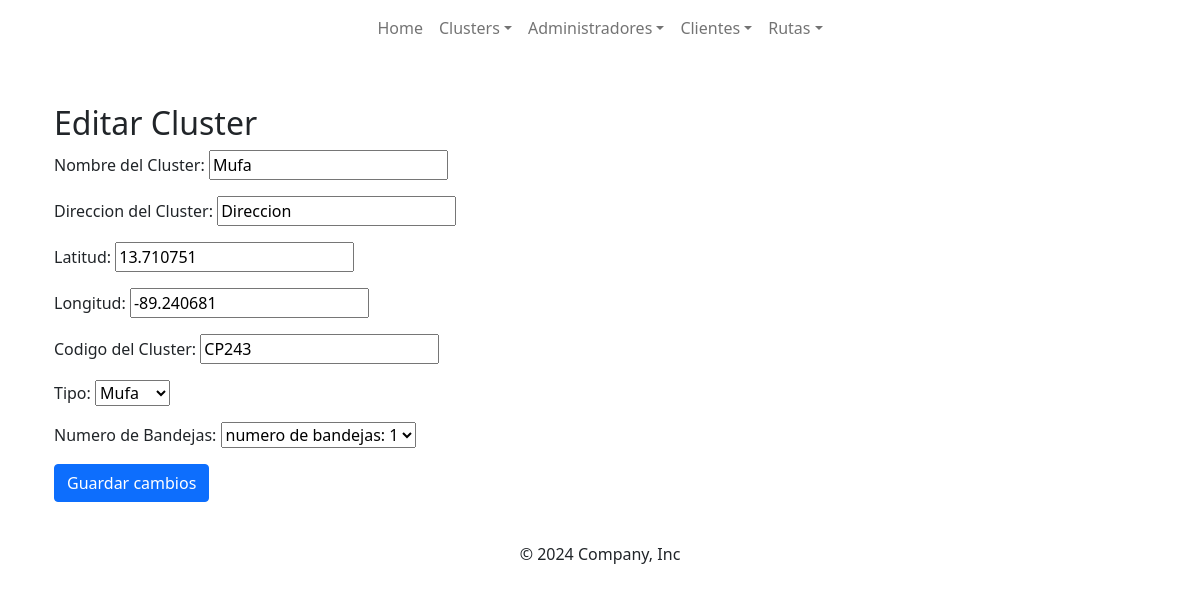
/map/view_clusters/edit_cluster/32/, run on the app's committed database.
### map/models.py (models this page shows, shortened)
class Cluster(models.Model):
    TIPO_CHOICES = [
        ('mufa', 'Mufa'),
        ('nap', 'NAP'),
        ('cliente','Cliente'),
    ]
    BANDEJAS_CHOICES = [
        (1, 'numero de bandejas: 1'),
        (2, 'numero de bandejas: 2'),
        (3, 'numero de bandejas: 3'),
        (4, 'numero de bandejas: 4'),
        (5, 'numero de bandejas: 5'),
        (6, 'numero de bandejas: 6'),
    ]
    FUSIONES_CHOICES = [
        (6,'6 fusiones'),
        (12,'12 fusiones'),
        (24,'24 fusiones'),
        (48,'48 fusiones'),
    ]
    name = models.CharField(max_length = 250, verbose_name = 'Nombre del Cluster')
    addres = models.CharField(max_length = 250, verbose_name = 'Direccion del Cluster')
    lat = models.FloatField(verbose_name = 'Latitud')
    Ing = models.FloatField(verbose_name = 'Longitud')
    c_cluster = models.CharField(max_length = 10, verbose_name = 'Codigo del Cluster', null=False, blank=False)
    tipo = models.CharField(
        max_length = 20,
        choices = TIPO_CHOICES,
        default = 'horizontal',
        verbose_name = 'Tipo'
    )
    n_bandejas = models.IntegerField(
        choices = BANDEJAS_CHOICES,
        default = 1,
        verbose_name = 'Numero de Bandejas'
    )
    n_fusiones = models.IntegerField(
        choices = FUSIONES_CHOICES,
        default = 1,
        verbose_name = 'Numero de Fusiones'
    )
    class Meta:
        verbose_name = 'Cluster'
        verbose_name_plural = 'Clusters'
        ordering = ['id']

### map/views.py (the view)
# urls.py: path('view_clusters/edit_cluster/<int:cluster_id>/', edit_cluster, name='edit_cluster'),
def edit_cluster(request, cluster_id):
    cluster = get_object_or_404(Cluster, id=cluster_id)
    form = ClusterForm(request.POST or None, instance=cluster)
    if request.method == 'POST':
        if form.is_valid():
            print(form.cleaned_data)
            form.save()
            return redirect('map:view_clusters')
    context = {'form': form, 'cluster': cluster}
    return render(request, 'edit_cluster.html', context)

### map/forms.py
class ClusterForm(forms.ModelForm):
    class Meta:
        model = Cluster
        fields = ['name', 'addres', 'lat', 'Ing','c_cluster','tipo','n_bandejas']

### templates/edit_cluster.html (shortened to what this page needs)
{% extends "template.html" %}
{% block content %}
    <div class="container mt-5">
        <h2>Editar Cluster</h2>
        <form method="post" action="{% url 'map:edit_cluster' cluster.id %}">
            {{ form.as_p }}
            <button type="submit" class="btn btn-primary">Guardar cambios</button>
        </form>
    </div>
{% endblock %}

### data on the page
Cluster: name "Mufa", addres "Direccion", lat "13.710751", Ing "-89.240681", c_cluster "CP243", tipo "Mufa", n_bandejas "numero de bandejas: 1"
